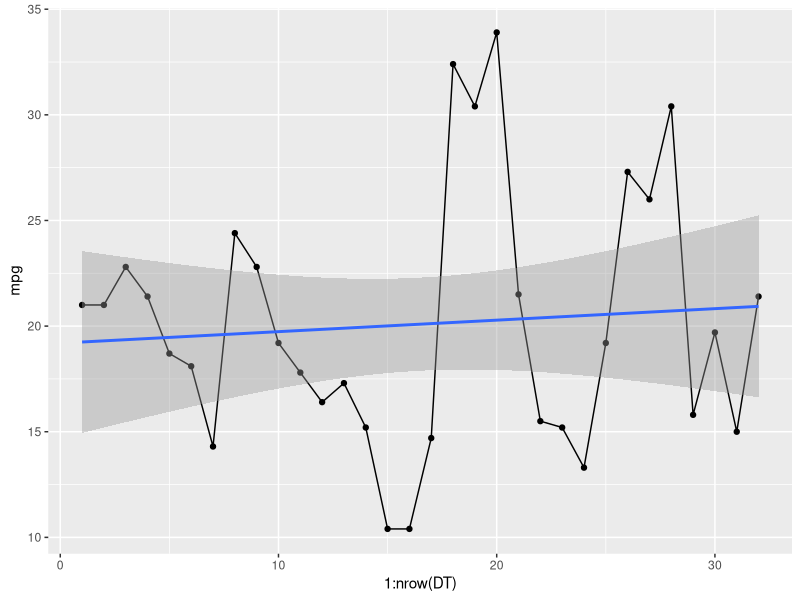
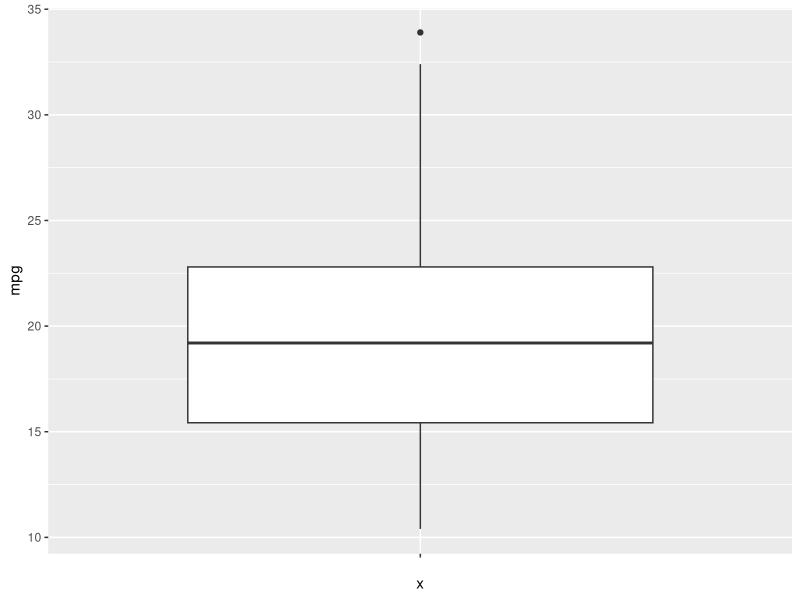
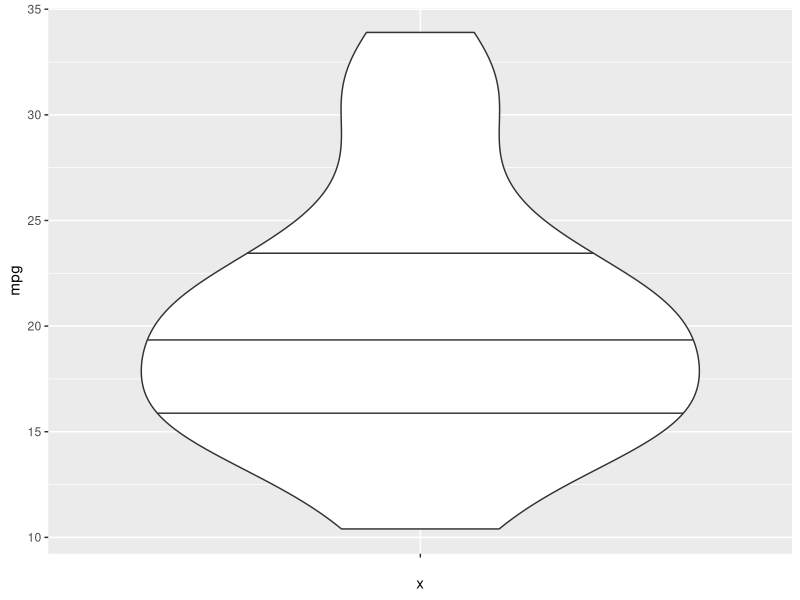
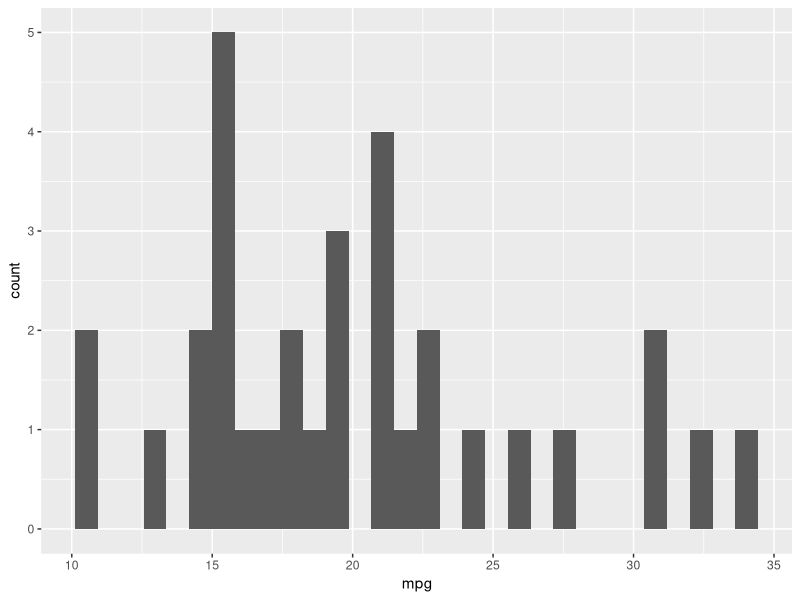
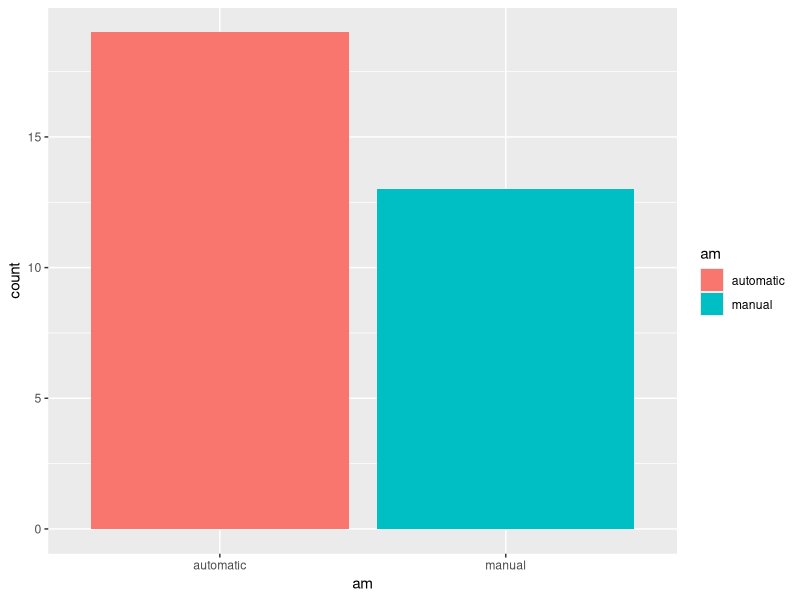
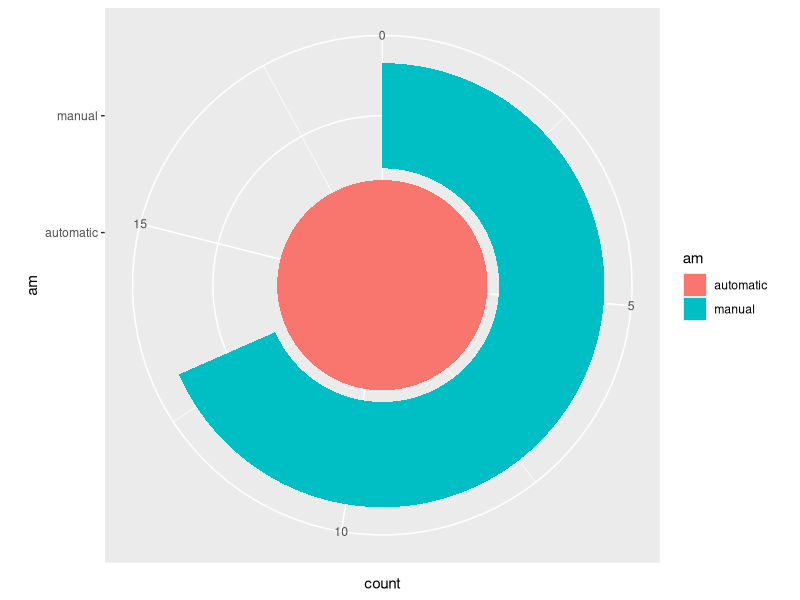
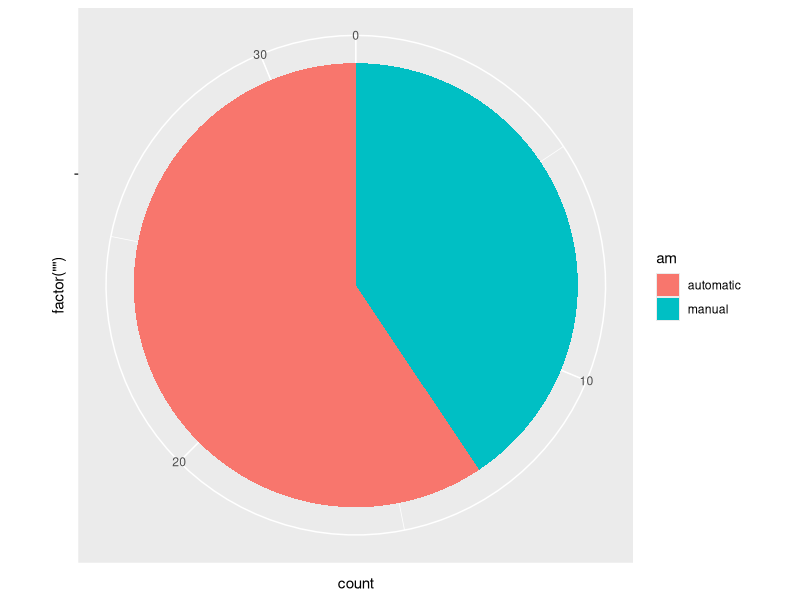
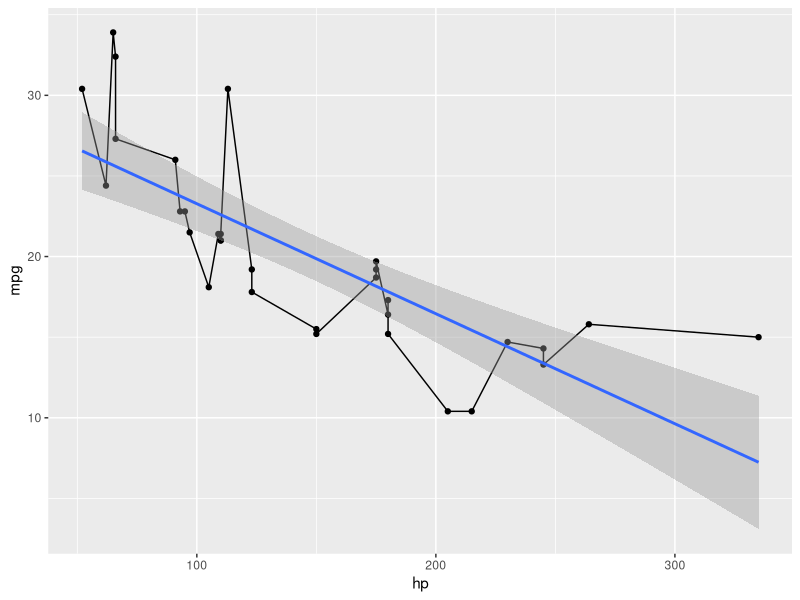

Source code (R) for these figures, in order: (Note: this script raises an error after producing the figures.)
## ---- chunk 1
knitr::opts_chunk$set(echo = TRUE)
## ---- chunk 2
library(data.table)

DT <- as.data.table(mtcars)
DT[, am := as.character(am)]
DT[am == '1', am := 'manual']
DT[am == '0', am := 'automatic']
DT[, vs := as.character(vs)]
DT[vs == '1', vs := 'V']
DT[vs == '0', vs := 'straight']
DT[, am := as.factor(am)]
DT[, vs := as.factor(vs)]

head(DT)
## ---- chunk 3
summary(DT)
## ---- chunk 4
# Ignore outter-most values,
print(c( 'median' = median(DT$mpg),
				 'mean' = mean(DT$mpg), 
				 '5% trimmed' = mean(DT$mpg, trim=0.025),
				 'weighted' = weighted.mean(DT$mpg, rnorm(nrow(DT))), # random weights, dataset doesn't have any
				 'geometric' = exp(mean(log(DT$mpg))),
				 'harmonic' = 1/(mean(1/DT$mpg))
				 ))
## ---- chunk 5
print(c( 'min' = min(DT$mpg),
				 'max' = max(DT$mpg),
				 'range' = range(DT$mpg),
				 'quantiles' = quantile(DT$mpg, c(0.25, 0.5, 0.75)),
				 'variance' = var(DT$mpg),
				 'stdev' = sd(DT$mpg),
				 'sterr' = sd(DT$mpg) / sqrt(length(DT$mpg)),
				 'coeffvar' = sd(DT$mpg) / mean(DT$mpg), # ... * 100
				 '95% ci' = c( mean(DT$mpg) - 1.96 * sd(DT$mpg) / sqrt(length(DT$mpg)),  # mean +- Tstat * sterr
				 							 mean(DT$mpg) + 1.96 * sd(DT$mpg) / sqrt(length(DT$mpg)) ),  # 99% 2.58,  normal-ish only
				 '95% boot ci' = quantile(vapply(1:1000, 
				 																function(i){ 
				 																	mean(sample(DT$mpg, nrow(DT), replace=TRUE))
				 																}, numeric(1)),
				 												 c(0.025, 0.975))
))
## ---- chunk 6
library(ggplot2)

ggplot(DT, aes(x=1:nrow(DT), y=mpg)) + 
	geom_point() + 
	geom_line() + 
	geom_smooth(method='lm')
## ---- chunk 7
ggplot(DT, aes(x="", y=mpg)) + 
	geom_boxplot()
## ---- chunk 8
ggplot(DT, aes(x="", y=mpg)) + 
	geom_violin(draw_quantiles = c(0.25, 0.5, 0.75))
## ---- chunk 9
ggplot(DT, aes(x=mpg)) + 
	geom_histogram()
## ---- chunk 10
ggplot(DT, aes(x=am, fill=am)) + 
	geom_bar()
## ---- chunk 11
ggplot(DT, aes(x=am, fill=am)) + 
	geom_bar() +
	coord_polar(theta='y')
## ---- chunk 12
ggplot(DT, aes(x=factor(""), fill=am)) + 
	geom_bar() +
	coord_polar(theta='y')
## ---- chunk 13
ggplot(DT, aes(x=hp, y=mpg)) + 
	geom_point() + 
	geom_line() + 
	geom_smooth(method='lm')
## ---- chunk 14
ggplot(DT, aes(x=hp, y=mpg)) + 
	geom_point() + 
	geom_density_2d()
## ---- chunk 15
ggplot(DT, aes(x=hp, y=mpg)) + 
	facet_wrap(~ cyl, scales="free") +
	geom_point() + 
	geom_smooth(method='lm')
## ---- chunk 16
ggplot(DT, aes(x=hp, y=mpg, size=cyl)) + 
	geom_point(alpha=0.4)
## ---- chunk 17
library(GGally)

ggpairs(DT)
## ---- chunk 18
ggplot(DT, aes(x=qsec)) + 
	geom_density()
## ---- chunk 19
qqline(DT$qsec, lty=2)
## ---- chunk 20
print( shapiro.test(DT$qsec) )
## ---- chunk 21
print( ks.test(DT$hp, pnorm) )    # pnorm() : normal distribution
## ---- chunk 22
t.test(DT$qsec, mu=0)	# Test if mean is sig different from 0.
## ---- chunk 23
# Different variances
t.test(DT$drat, DT$wt)	# Test if difference of means is sig different from 0.
## ---- chunk 24
t.test(DT$wt, DT$drat, var.equal = TRUE)	# Test if means sig different from each other.
## ---- chunk 25
t.test(DT$wt, DT$drat, paired=TRUE)	# # Test if means sig different from each other.
## ---- chunk 26
t.test(DT$wt - DT$drat, mu=0)	 # Test if difference of means is sig different from 0.
